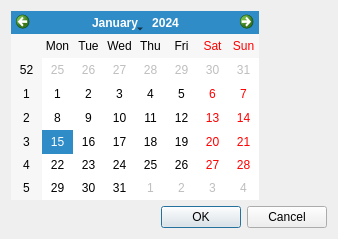
<?xml version="1.0" encoding="UTF-8"?>
<ui version="4.0">
 <author>Sedir Morais\</author>
 <class>Dialog</class>
 <widget class="QDialog" name="Dialog">
  <property name="geometry">
   <rect>
    <x>0</x>
    <y>0</y>
    <width>338</width>
    <height>239</height>
   </rect>
  </property>
  <property name="windowTitle">
   <string>Adicionar feriado</string>
  </property>
  <property name="sizeGripEnabled">
   <bool>false</bool>
  </property>
  <property name="modal">
   <bool>true</bool>
  </property>
  <layout class="QGridLayout" name="gridLayout">
   <item row="0" column="0">
    <layout class="QFormLayout" name="formLayout">
     <item row="0" column="0">
      <widget class="QCalendarWidget" name="calendarWidget">
       <property name="gridVisible">
        <bool>false</bool>
       </property>
       <property name="navigationBarVisible">
        <bool>true</bool>
       </property>
      </widget>
     </item>
    </layout>
   </item>
   <item row="1" column="0">
    <widget class="QDialogButtonBox" name="buttonBox">
     <property name="orientation">
      <enum>Qt::Horizontal</enum>
     </property>
     <property name="standardButtons">
      <set>QDialogButtonBox::Cancel|QDialogButtonBox::Ok</set>
     </property>
    </widget>
   </item>
  </layout>
 </widget>
 <resources/>
 <connections>
  <connection>
   <sender>buttonBox</sender>
   <signal>accepted()</signal>
   <receiver>Dialog</receiver>
   <slot>accept()</slot>
   <hints>
    <hint type="sourcelabel">
     <x>224</x>
     <y>217</y>
    </hint>
    <hint type="destinationlabel">
     <x>157</x>
     <y>238</y>
    </hint>
   </hints>
  </connection>
  <connection>
   <sender>buttonBox</sender>
   <signal>rejected()</signal>
   <receiver>Dialog</receiver>
   <slot>reject()</slot>
   <hints>
    <hint type="sourcelabel">
     <x>292</x>
     <y>223</y>
    </hint>
    <hint type="destinationlabel">
     <x>286</x>
     <y>238</y>
    </hint>
   </hints>
  </connection>
 </connections>
</ui>
